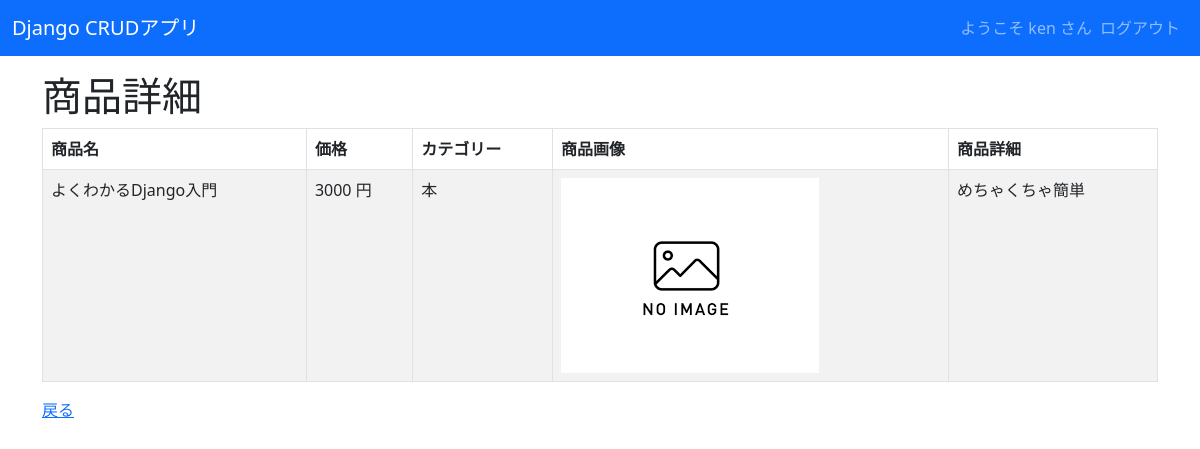
The app's page /crud/detail/1 (signed in) with its own data.
### crud/models.py (models this page shows, shortened)
class Product(models.Model):
    name = models.CharField(max_length=200)
    price = models.PositiveIntegerField()
    category = models.ForeignKey(Category, on_delete=models.CASCADE)
    img = models.ImageField(blank=True,default='noImage.png')
    detail = models.TextField(blank=True,null=True)

class Category(models.Model):
    name =  models.CharField(max_length=200)
    def __str__(self):
        return self.name

### crud/views.py (the view)
# urls.py: path('crud/detail/<int:pk>', views.ProductDetailView.as_view(), name="detail"),
class ProductDetailView(LoginRequiredMixin,DetailView):
    model = Product

### crud/templates/crud/product_detail.html (shortened to what this page needs)
{% extends "base.html" %} {% load bootstrap %}
{% block content %}
<h1>商品詳細</h1>
<table class="table table-striped table-hover table-bordered">
  <thead>
    <tr>
      <th>商品名</th>
      <th>価格</th>
      <th>カテゴリー</th>
      <th>商品画像</th>
      <th>商品詳細</th>
    </tr>
  </thead>
  <tr>
    <td>{{ object.name }}</td>
    <td>{{ object.price }} 円</td>
    <td>{{ object.category }}</td>
    <td>
      <img src="{{ product.img.url }}" style="width:100px height:auto;" />
    </td>
    <td>{{object.detail}}</td>
  </tr>
</table>
<a href="{% url 'list' %}">戻る</a>
{% endblock %}

### crud/templates/base.html (shortened to what this page needs)
<!DOCTYPE html>
<html lang="ja">
  <head>
    <link
      href="https://cdn.jsdelivr.net/npm/bootstrap@5.3.0-alpha3/dist/css/bootstrap.min.css"
      rel="stylesheet"
    />
  </head>
  <body>
    <nav
      class="navbar navbar-expand-lg navbar-dark bg-primary"
      style="margin-bottom: 1rem"
    >
      <div class="container-fluid">
        <a class="navbar-brand" href="{% url 'list' %}">Django CRUDアプリ</a>
        <div class="collapse navbar-collapse" id="navbarNav">
          <ul class="navbar-nav ms-auto">
            {% if request.user.is_authenticated %}
            <span class="navbar-text">
              ようこそ {{ user.get_username }} さん
            </span>
            <li class="nav-item">
              <form action="{% url 'logout' %}" method="post">
                <input class="nav-link" type="submit" value="ログアウト" />
              </form>
            </li>
            {% else %}
            <li class="nav-item">
              <a class="nav-link" href="{% url 'login' %}">ログイン</a>
            </li>
            {% endif %}
          </ul>
        </div>
      </div>
    </nav>
    <div class="container">{% block content %}{% endblock %}</div>
  </body>
</html>

### records on screen
Product: name "よくわかるDjango入門", price "3000", category "本", img (placeholder picture), detail "めちゃくちゃ簡単"

### other values on screen
{{ user.get_username }} "ken"
